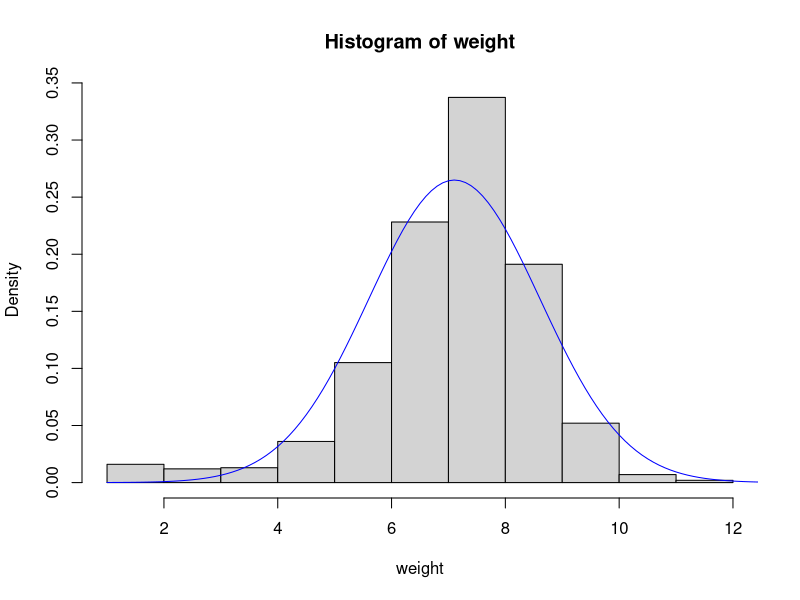
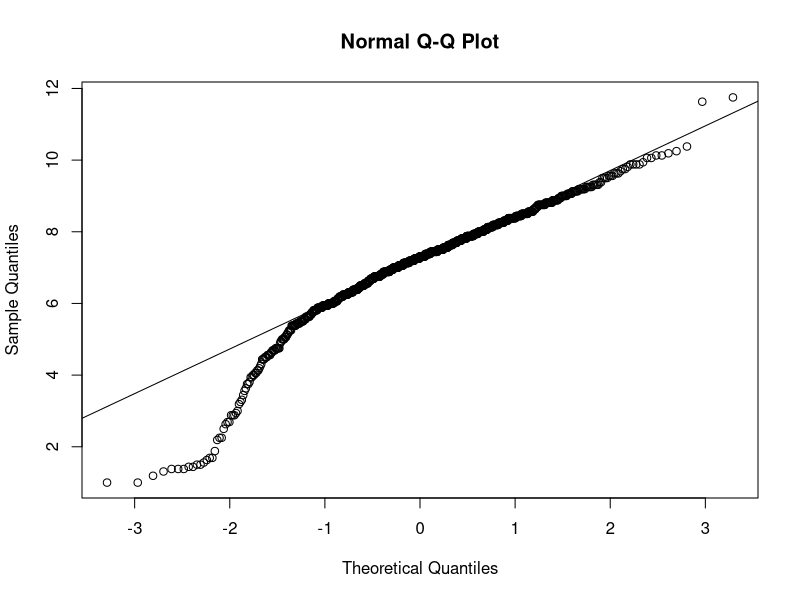
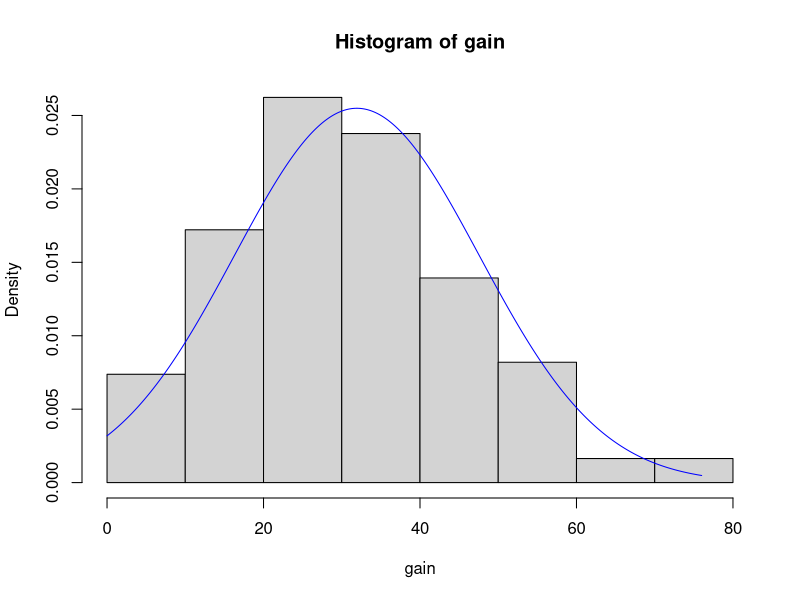
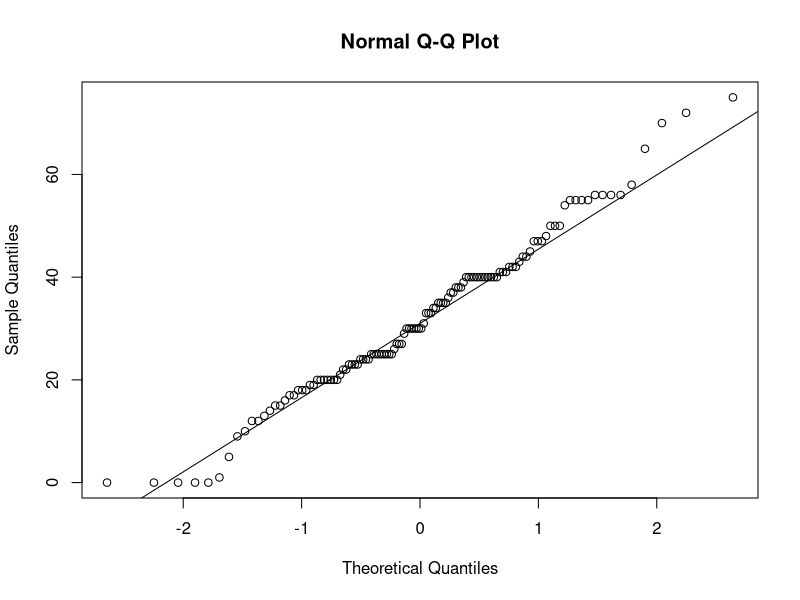

These figures' R source, in order:
## ---- chunk 1
knitr::opts_chunk$set(echo = TRUE, fig.align="center", message=FALSE, warning=FALSE)
## ---- chunk 2
# change working directory to the folder
# where the data is saved
nc = read.csv("nc.csv", header=T)
# attach dataset to workspace
attach(nc)
## ---- chunk 3
xbar <- mean(weight)
s <- sd(weight)
n <- length(weight)
## ---- chunk 4
# Plot histogram
hist(weight, probability = TRUE)
# Weights range 
x = seq(1, 13, by=0.1)
# Compute density for x values
y = dnorm(x = x, mean = xbar, sd = s)
# Draw line on top of histogram
lines(x = x, y = y, col = "blue")
## ---- chunk 5
qqnorm(weight)
qqline(weight)
## ---- chunk 6
se <- s / sqrt(n)
## ---- chunk 7
qnorm(0.975)
## ---- chunk 8
qnorm(0.99)
## ---- chunk 9
zstar <- qnorm(0.975)
## ---- chunk 10
me <- zstar * se
## ---- chunk 11
xbar - me
xbar + me
## ---- chunk 12
nc_ft <- subset(nc, nc$premie == "full term")
## ---- chunk 13
xbar = mean(nc_ft$weight)
boot_means <- replicate(5000, mean(sample(nc_ft$weight, replace = TRUE)))

## ---- chunk 14
## xbar = mean(nc_ft$weight) from above ^^
mu <- 7.5
s <- sd(nc_ft$weight)
n <- length(nc_ft$weight)
se <- s / sqrt(n)
z <- (xbar - mu) / se
## ---- chunk 15
tail <- pnorm(z, lower.tail = TRUE)
pval <- tail * 2
## ---- chunk 16
nc_sm <- subset(nc, nc$habit == "smoker")
gain <- nc_sm$gained[is.na(nc_sm$gained)==F]
xbar_sm <- mean(gain)
s_sm <- sd(gain)
n_sm <- length(gain)
boot_mean_sm <- replicate(5000, mean(sample(gain, replace = TRUE)))

xbar_sm
print(boot_mean_sm[1:10])

hist(gain, probability = TRUE)
x_sm = seq(0, 76, by=.01)
y_sm = dnorm(x = x_sm, mean = mean(gain), sd = sd(gain))
lines(x = x_sm, y = y_sm, col = "blue")


qqnorm(gain)
qqline(gain)

## ---- chunk 17
se_smoker <- s_sm / sqrt(n_sm)
me_smoker <- zstar * se_smoker

# The bounds of the confidence interval can be calculated as
xbar_sm - me_smoker
xbar_sm + me_smoker
## ---- chunk 18
# Calculate the following:
# mu zero
# number of smokers
# standard deviation smokers

# xbar_sm <- mean(gain)   ## calculated above ^^
mu_sm <- 30
s_sm <- sd(gain)
n_sm <- length(gain)

se_sm <- s_sm / sqrt(n_sm)
se_sm
z_sm <- (xbar_sm - mu_sm) / se_sm
z_sm

## ---- chunk 19

pnorm(z_sm, lower.tail = FALSE)

# tail <-pnorm(z_sm, lower.tail = FALSE)
# pval <- 2 * tail
# pval

## ---- chunk 20
nc_premi <- subset(nc, nc$premie == "premie") # New subset only includes premature births
n_premi <- length(nc_premi$premie) # Count the number of premature births in the sample
n_total <- length(nc$premie) # Total number in sample

p_hat <- n_premi / n_total # the sample point estimate
q_hat <- 1 - p_hat # q = (1 - p)

# Since we are calculating a 95% CL, then calculate zstar
zstar <- qnorm(0.975) ## equals 1.959964

## ---- chunk 21
me_premature <- zstar * (sqrt((p_hat * q_hat)/n_total))

# # The bounds of the confidence interval can be calculated as
p_hat - me_premature
p_hat + me_premature

## ---- chunk 22

# # clean up the original data 
# premie_clean = na.omit(nc$premie)
# np <- length(premie_clean)
# 
# ## re-sample the data with replacement 10,000 times and remove all N/A values.
# boot_premi <- replicate(10000, sample(nc$premie[is.na(nc$premie)==F], size = np, replace = TRUE))
# 
# ## For each sample, calculate the proportion of premature births. This creates a distribution of sample proportions (the bootstrap distribution).


# Function to re-sample and calculate the proportion
# boot_prop <- function(data) {
#   boot_sample <- data[sample(nrow(data), replace = TRUE), ]
#   n_premie_boot <- sum(boot_sample$premie == "premie", na.rm = TRUE)
#   n_total_boot <- sum(!is.na(boot_sample$premie))
#   return(n_premie_boot / n_total_boot)
# }
boot_prop <- function(clean_data) {
  # Resample the data vector with replacement
  boot_sample <- sample(clean_data, replace = TRUE)
  
  # Calculate the proportion of "premie" in the resampled vector
  n_premie_boot <- sum(boot_sample == "premie", na.rm = TRUE)
  n_total_boot <- sum(!is.na(boot_sample))
  
  return(n_premie_boot / n_total_boot)
}


# clean up the original data
premie_clean = na.omit(nc$premie)

# Perform the bootstrap re-sampling
boot_distribution <- replicate(10000, boot_prop(premie_clean))
# boot_distribution <- replicate(10000, boot_prop(nc))

# Calculate and print the 95% percentile bootstrap confidence interval
ci_bootstrap <- quantile(boot_distribution, c(0.025, 0.975))

cat("Bootstrap CI:", round(ci_bootstrap, 6))

## ---- chunk 23

# nc_premi_ht <- subset(nc, nc$premie == "premie") # New subset only includes premature births
# n_premi_ht <- length(nc_premi_ht$premie) # Count the number of premature births in the sample
# n_premi_ht
# n_total <- length(nc$premie) # Total number in sample
# n_total
# 
# 
# ## calculate the sample proportion
# p_hat_ht <- n_premi_ht / n_total
# p_hat_ht
# 
# ## Conduct one proportion z-test
# ## Use the test statistic z = (p_hat_ht - p_0) / (sqrt((p_0 * (1-p_0)) / n_births))
# p_0 <- .10
# z_test <- (p_hat_ht - p_0) / (sqrt((p_0 * (1-p_0)) / n_births))
# z_test
# ## Generate the p-value, find the probability of getting a z-score of z_test or higher using a z-table or calculate it with R.


####################################################################################################
# Define sample data and hypothesis parameters
nc_premi_ht <- subset(nc, nc$premie == "premie") # New subset only includes premature births
n_premi_ht <- length(nc_premi_ht$premie) # Count the number of premature births in the sample
n_total <- length(nc$premie) # Total number in sample

p0 <- 0.10         # Hypothesized population proportion (0.10 or 10%)
alpha <- 0.05      # Significance level

# Calculate the sample proportion
p_hat <- n_premi_ht / n_total

# Calculate the standard error under the null hypothesis (SE0)
# Formula: sqrt(p0 * (1 - p0) / n_total)
se_0 <- sqrt(p0 * (1 - p0) / n_total)

# Calculate the Z-test statistic
# Formula: (p_hat - p0) / se_0
z_score <- (p_hat - p0) / se_0

# Calculate the p-value for a one-sided (greater than) test
# We use the standard normal cumulative distribution function pnorm()
# Since we want the area to the RIGHT (greater than), we use lower.tail = FALSE
p_value <- pnorm(z_score, lower.tail = FALSE)

# Print the results
cat("Sample Proportion (p_hat):", round(p_hat, 4), "\n")
cat("Z-Test Statistic:", round(z_score, 4), "\n")
cat("P-value:", format(p_value, scientific = TRUE, digits = 4), "\n")

p_hat
z_score
p_value
